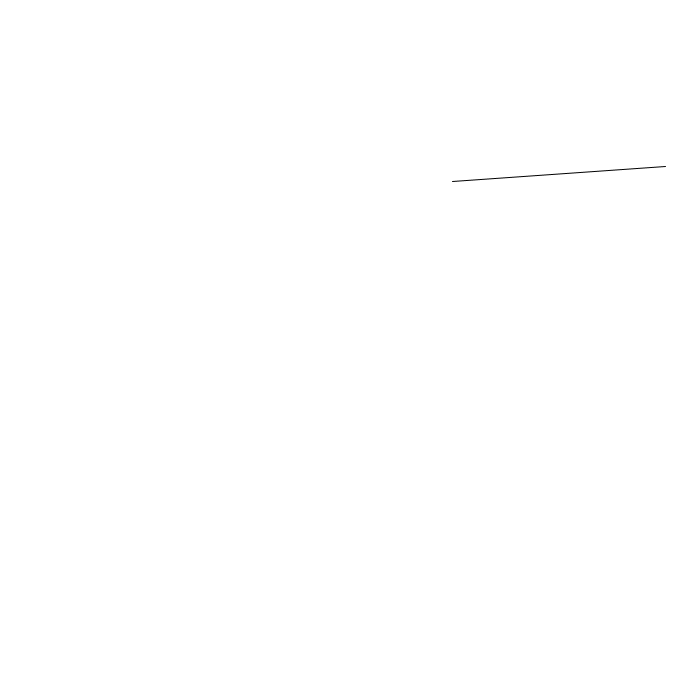
Frame 1 (no input)
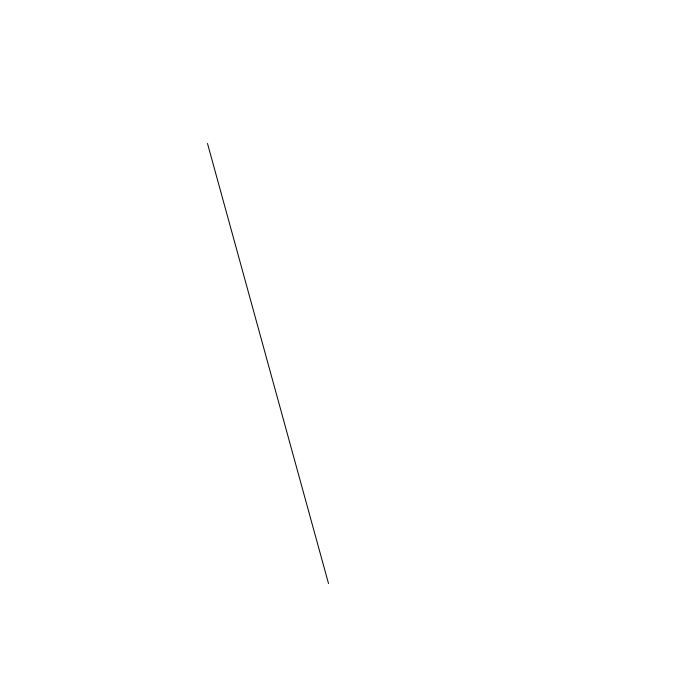
Frame 60 (the mouse pressed at the canvas centre just before this capture)
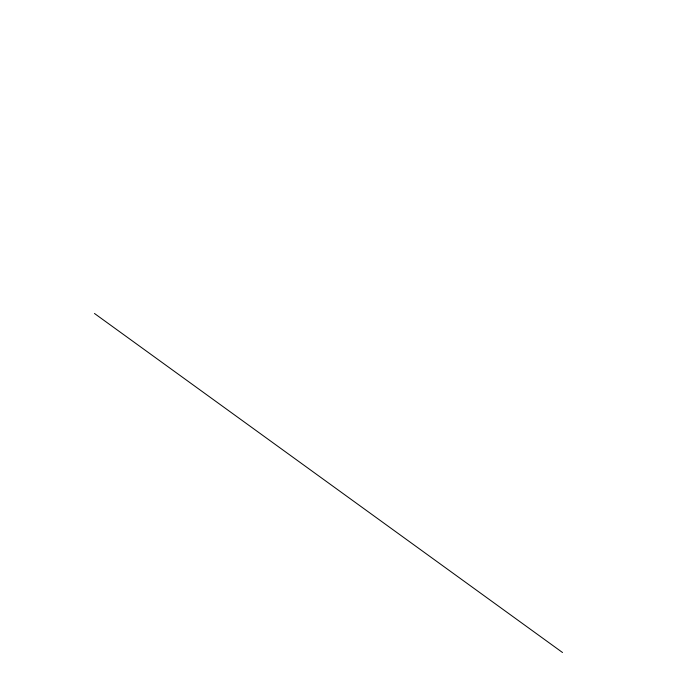
Frame 120 (the mouse held since frame 60 and released just before this capture)

The Processing sketch that drew these frames (run headless with seeded random() and noise(); from frame 60 on, the mouse is pressed at the canvas centre):

// Processing sketch: basicSetupAndDraw
// ── basicSetupAndDraw.pde

void setup() {
  size(700, 700);
  //frameRate(5);
  println( midpoint(3, 4) );
}

void draw() {
  background(255);
  line(random(width), random(height), random(width), random(height));
  
}


float midpoint(float numberOne, float numberTwo) {
  return (numberOne + numberTwo) / 2 ;
}
